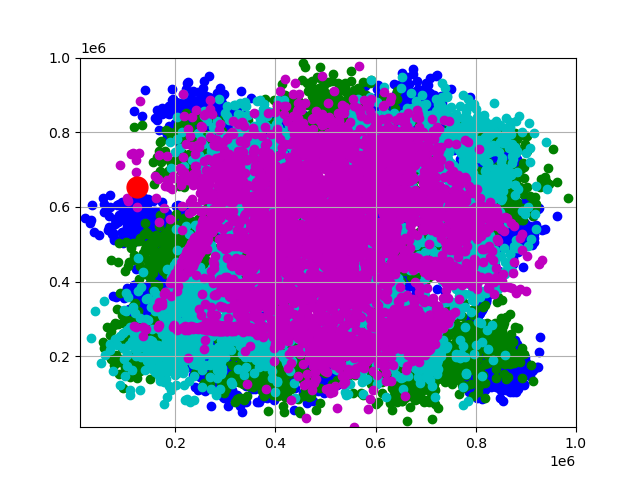

Source code (Python):
import tkinter as tk
from tkinter import filedialog
import numpy
import matplotlib.pyplot
import math
import statistics
import os
from PIL import Image, ImageTk
root = tk.Tk()
root.title("Menubar in Tk")
root.geometry("800x800")

canvas = tk.Canvas(master=root, width=600, height=600)
canvas.pack()
def genDataSet(filename,queryData):
    queryX, queryY = map(int, queryData.split(','))
    classes=['A','B','C','D']
    colors = ['b', 'g', 'c', 'm', 'y', 'k']
    file=open(filename,'r')
    count=0
    j=0
    all_arrays=[]
    for f in file:
        f=f.strip()
        dataSetFile=open(f,'r')
        tl=len(dataSetFile.readlines())
        i=0
        dataSetFile.seek(0)
        name=numpy.empty((5000,2))
        for line in dataSetFile:
            x,y=line.split()
            arr=numpy.array([[x,y]])
            name[i]=arr
            i+=1
        all_arrays.append(name)
    return knn(all_arrays,colors,queryX,queryY,classes)
def knn(all_arrays,colors,queryX,queryY,classes):
    i=0
    j=0
    distanceList=[]
    tl=0
    for arr in all_arrays:
        x,y=arr.T
        color=colors[i]
        matplotlib.pyplot.scatter(x,y,color=color)
        i+=1
        tl+=len(arr)
        for p in arr:
            xd=abs(p[0]-queryX)
            yd=abs(p[1]-queryY)
            d=math.sqrt(xd**2+yd**2)
            distanceList.append((classes[j],d,p))
        j+=1
    matplotlib.pyplot.plot(queryX,queryY,color='r',marker='o',markersize=15)
    distanceList.sort(key=lambda r:r[1])
    kFactor=int(math.sqrt(tl))
    if kFactor%4==0:
        kFactor+=1
    if kFactor%2==0: 
        kFactor+=1
    topKElements=distanceList[:kFactor]
    classess=list((x[0] for x in topKElements))
    result=statistics.mode(classess)
    matplotlib.pyplot.grid(True)
    matplotlib.pyplot.xlim(10000,1000000)
    matplotlib.pyplot.ylim(10000,1000000)
    matplotlib.pyplot.savefig('knn.png')
    matplotlib.pyplot.close()
    return result
def browse_files():
    global fileName
    home_directory = os.path.expanduser("~")
    fileName = filedialog.askopenfilename(initialdir=home_directory, title="Select a File", filetypes=(("Text files", "*.txt"), ("all files", "*.*")))
    if fileName:
        label.config(text=fileName)
def runAlgo():
    query_text = queryBox.get("1.0", tk.END)
    result=genDataSet(fileName,query_text.strip())
    print(result)
    resultLabel.config(text="Result is "+result)
    image_path = os.path.abspath('knn.png')
    print(image_path)
    i=tk.PhotoImage(file=image_path)
    canvas.create_image(0,0,image=i,anchor="nw")
def show():
    image_path = os.path.abspath('knn.png')
    i = tk.PhotoImage(file=image_path)
    canvas.create_image(10, 10, image=i, anchor="nw")
    canvas.image = i

menubar = tk.Menu()
file_menu = tk.Menu(menubar, tearoff=False)
file_menu.add_command(label="Open File", command=browse_files)
show_button = tk.Button(root, text='Show Image', command=show)
show_button.pack(side=tk.BOTTOM)
button=tk.Button(root,text='Run',command=runAlgo)
button.pack(side=tk.BOTTOM)
queryBox=tk.Text(root,height=3,width=20)
queryBox.pack(side=tk.BOTTOM)
label1 = tk.Label(root, text="Enter query points separated by comma in text box : ")
label1.pack(side=tk.BOTTOM)
label = tk.Label(root, text="File Name : ")
label.pack(side=tk.BOTTOM)
resultLabel=tk.Label(root,text="Result is : ")
resultLabel.pack(side=tk.BOTTOM)
menubar.add_cascade(menu=file_menu, label="File")
root.config(menu=menubar)
root.mainloop()

